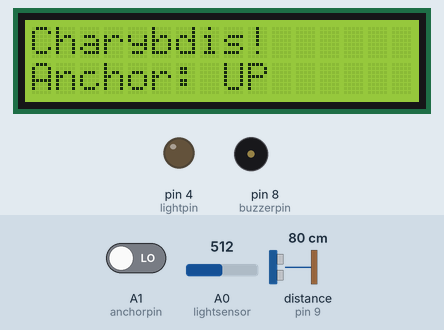
This sketch was run on a simulated Arduino Uno, built with avr-gcc and run on an emulated ATmega328P. Shown: 16×2 character LCD, output pins drawn as LEDs (lit = HIGH), buzzer (waves = sounding). Wiring (inferred from the names in the program): ultrasonic range finder: trigger pin 9; echo pin 9. Dashed ring = blinking. Inputs (shaded band) come from the test bench; at power-on: distance to the obstacle (sensor on pin 9) 80 cm, A0 (lightsensor) = 512, A1 (anchorpin) LOW. The echo pulse lasts 58.3 µs per cm; what the sketch prints to the serial monitor is not drawn.

Above: at 1.3 s.
1.4 s: distance to the obstacle (sensor on pin 9) set to 120 cm
At 2.31 s:
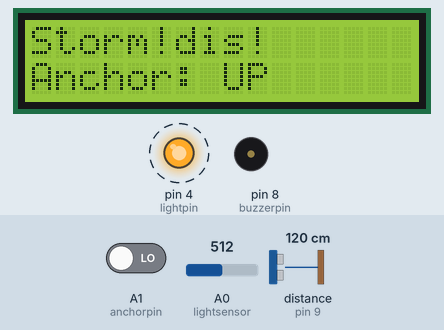
5.1 s: A0 (lightsensor) set to 478
At 6.4 s:
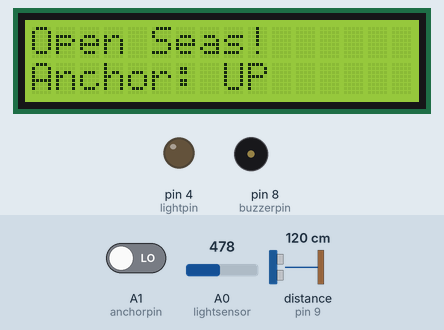
7.2 s: A0 (lightsensor) set to 506
At 7.59 s:
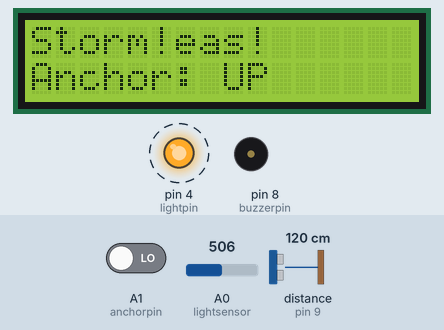
10.7 s: A1 (anchorpin) driven HIGH
At 11.22 s:
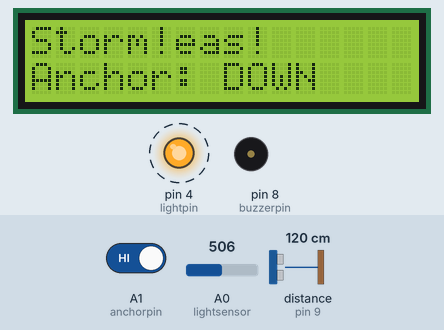
13.5 s: distance to the obstacle (sensor on pin 9) set to 103 cm
15.0 s: distance to the obstacle (sensor on pin 9) set to 97 cm
At 15.69 s:
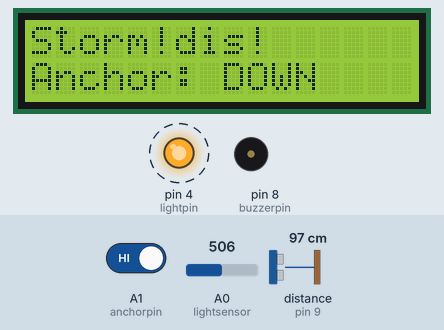
Timing chart, 0 to 18.3 s (numbered marks = the images above; inputs shaded):
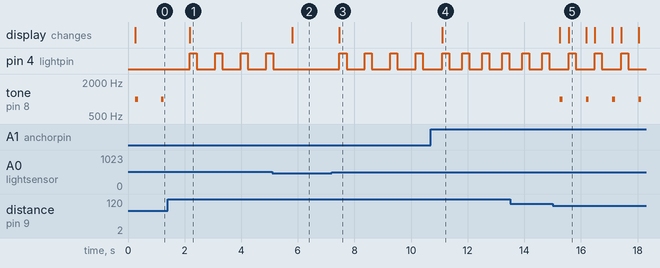

The sketch:

problem_2_seds_avionics_swojas1.ino
```cpp
#include <LiquidCrystal_I2C.h>


LiquidCrystal_I2C lcd(0x20, 16, 2); // address, columns, rows -- confirmed via I2C scanner

float duration;
float distance;
int sigPin = 9;
int buzzerpin = 8;
int lightpin = 4;
int lightsensor = A0;
int anchorpin = A1;
int time;
int buttonOld = 1;
int buttonNew;
int anchorstate = 0;
int displaytime;

// Track what's currently on screen so we only rewrite when it changes
String lastState = "";
int lastAnchorState = -1;

void setup()
{
  pinMode(buzzerpin, OUTPUT);
  pinMode(lightpin, OUTPUT);
  pinMode(lightsensor, INPUT);
  pinMode(anchorpin, INPUT);
  Serial.begin(9600);

  lcd.begin(16,2);
  lcd.init();
  lcd.backlight();
  lcd.setCursor(0, 0);
  lcd.print("Open Sea");
  lcd.setCursor(0, 1);
  lcd.print("Anchor: UP");
  lastState = "Open Sea";
  lastAnchorState = 0;
}

// Updating the LCD only when the hazard state or anchor state actually changed
void updateLCD(String hazardState)
{
  if (hazardState != lastState)
  {
    lcd.setCursor(0, 0);
    lcd.print(" "); // clear line
    lcd.setCursor(0, 0);
    lcd.print(hazardState);
    lastState = hazardState;
  }

  if (anchorstate != lastAnchorState)
  {
    lcd.setCursor(0, 1);
    lcd.print("                "); // clear line 2
    lcd.setCursor(0, 1);
    lcd.print(anchorstate == 1 ? "Anchor: DOWN" : "Anchor: UP");
    lastAnchorState = anchorstate;
  }
}

void loop()
{
  // CHARYBDIS
  // The trigger pulse that is to send the echo
  pinMode(sigPin, OUTPUT);
  digitalWrite(sigPin, LOW);
  delayMicroseconds(2);
  digitalWrite(sigPin, HIGH);
  delayMicroseconds(5);
  digitalWrite(sigPin, LOW);
  // Switching to input to listen for the echo
  pinMode(sigPin, INPUT);
  duration = pulseIn(sigPin, HIGH);
  // Distance
  distance = (duration * .0343) / 2;
  delay(100);

  time = 0; // setting time for timer
  if (distance < 100)
  {
    Serial.println("The state is: Charybdis state");
    updateLCD("Charybdis!");
  }
  while (distance < 100) // checking charybdis
  {
    buttonNew = digitalRead(anchorpin);
    if (buttonOld == 0 && buttonNew == 1)
    {
      if (anchorstate == 0)
      {
        anchorstate = 1;
      }
      else
      {
        anchorstate = 0;
      }
    }
    buttonOld = buttonNew;
    updateLCD("Charybdis!"); // keep anchor line current every pass

    tone(buzzerpin, 1000); // buzzer for the charybdis
    delay(100);
    noTone(buzzerpin);
    delay(100);
    if (anchorstate == 1)
    {
      Serial.println("You are safe for now");
      break;
    }
    if (time >= 5 && anchorstate == 0)
    {
      Serial.println("You've been hit by a smooth criminal (Wrecked)");
      lcd.clear();
      lcd.setCursor(0, 0);
      lcd.print("WRECKED!");
      while (true)
      {
        // inf loop to stay wrecked
      }
    }
    time = time + 1;
    displaytime = 6 - time;
    Serial.print("You have:");
    Serial.println(displaytime);
    delay(700);
    pinMode(sigPin, OUTPUT); // rechecking values of ultrasonic sensor
    digitalWrite(sigPin, LOW);
    delayMicroseconds(2);
    digitalWrite(sigPin, HIGH);
    delayMicroseconds(5);
    digitalWrite(sigPin, LOW);
    pinMode(sigPin, INPUT);
    duration = pulseIn(sigPin, HIGH);
    distance = (duration * .0343) / 2;
  }

  // STORM
  int valueoflight = analogRead(A0);
  delay(100);
  time = 0; // setting timer
  if (valueoflight > 488)
  {
    Serial.println("The state is: stormy");
    updateLCD("Storm!");
  }
  while (valueoflight > 488)
  {
    buttonNew = digitalRead(anchorpin); // arming anchor
    if (buttonOld == 0 && buttonNew == 1)
    {
      if (anchorstate == 0)
      {
        anchorstate = 1;
      }
      else
      {
        anchorstate = 0;
      }
    }
    buttonOld = buttonNew; // Led for storm
    updateLCD("Storm!");

    digitalWrite(4, HIGH);
    delay(250);
    digitalWrite(4, LOW);
    delay(250);
    if (anchorstate == 1) // conditions for wrecking
    {
      Serial.println("You are safe for now");
      break;
    }
    if (time >= 5 && anchorstate == 0)
    {
      Serial.println("Bitch, You wrecked");
      lcd.clear();
      lcd.setCursor(0, 0);
      lcd.print("WRECKED!");
      while (true)
      {
        // inf loop so that it stays wrecked
      }
    }
    time = time + 1;
    displaytime = 6 - time;
    Serial.print("You have:");
    Serial.println(displaytime);
    delay(400);
    valueoflight = analogRead(A0);
  }

  // OPEN SEA - default state, shown whenever neither hazard is currently active
  if (distance >= 100 && valueoflight <= 488)
  {
    if (lastState != "Open Sea") // only print once when entering this state
    {
      Serial.println("The state is: Open sea");
    }
    updateLCD("Open Sea");
  }
}
/* I hope you like this, this has taken a very long time to learn
how to code this and hours went into debugging this.
This me singing off :) */
```

Measured:
- the behaviour switches between 488 and 489 on A0 (lightsensor) (found by bisection; images 2 and 3)
- the behaviour switches between 101 and 100 cm on distance to the obstacle (sensor on pin 9) (found by bisection; images 4 and 5)
- after the input at 1.4 s, pin 4 (lightpin): alternates HIGH for 0.25 s and LOW for 0.65 s, starting after 0.79 s; tone on pin 8 (buzzerpin): stops changing and stays silent; the display: changes after 0.79 s (image 1)
- after the input at 5.1 s, pin 4 (lightpin): goes on until 5.1 s, then stays LOW; the display: changes after 0.70 s (image 2)
- after the input at 7.2 s, pin 4 (lightpin): alternates HIGH for 0.25 s and LOW for 0.65 s, starting after 0.27 s; the display: changes after 0.27 s (image 3)
- after the input at 10.7 s, the display: changes after 0.40 s (image 4)
- after the input at 15.0 s, pin 4 (lightpin): alternates HIGH for 0.25 s and LOW for 0.68 s, starting after 0.57 s; tone on pin 8 (buzzerpin): alternates 1000 Hz for 0.10 s and silent for 0.83 s, starting after 0.26 s; the display: first changes after 0.26 s (image 5 shows a later state)
- by itself, tone on pin 8 (buzzerpin): alternates 1000 Hz for 0.10 s and silent for 0.81 s
